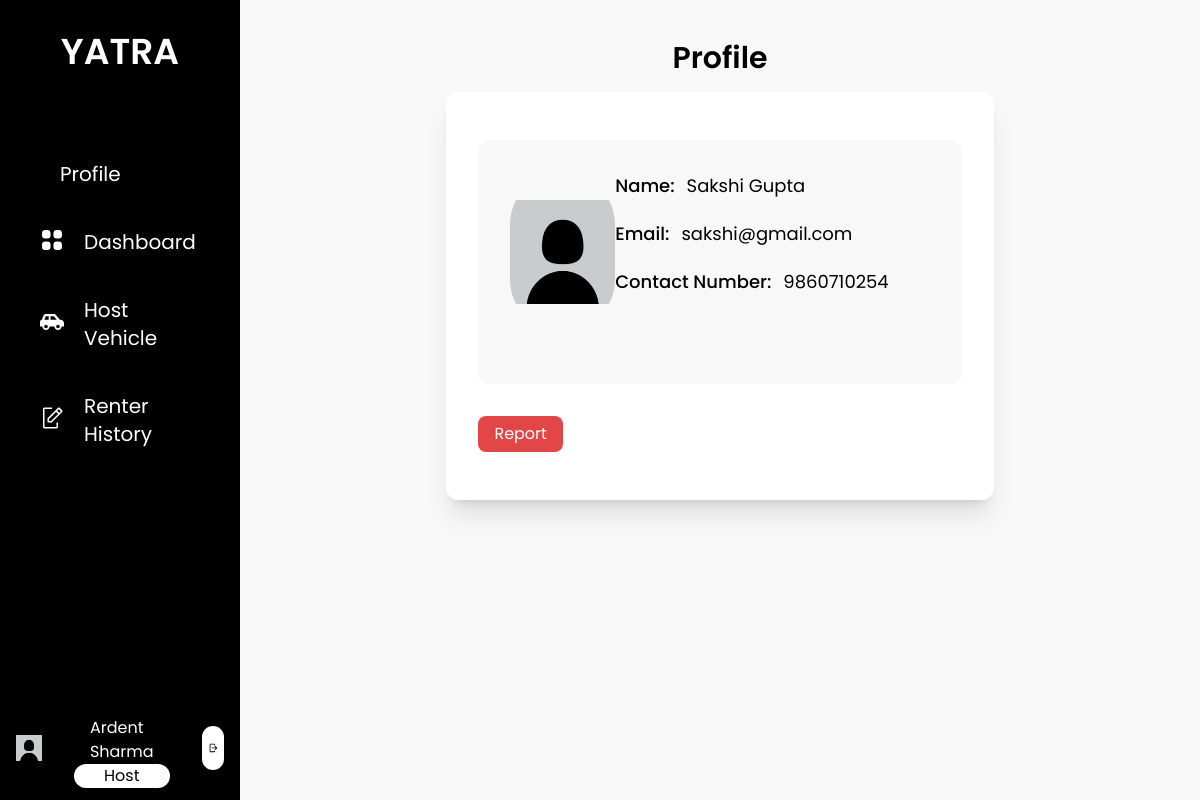
The app's page /viewprofileenduser/1 (signed in) with its own data.
### base/models.py (models this page shows, shortened)
class Host(models.Model):
    user = models.OneToOneField(User, on_delete=models.CASCADE, related_name="host")
    first_name = models.CharField(max_length=25)
    last_name = models.CharField(max_length=25)
    email = models.EmailField()
    phone_number = models.CharField(max_length=10)
    address = models.CharField(max_length=100, null= True, blank=True)
    citizenship_id = models.CharField(max_length=20, null= True, blank=True)
    citizenship = models.ImageField(upload_to='host/profile', default='default_photo.jpg')
    pic = models.ImageField(upload_to='host/profile', default='default_profile.jpg')
    is_approved = models.CharField(max_length=10, choices=status, default="Pending")
    is_blocked = models.BooleanField(default=False)

class EndUser(models.Model):
    user = models.OneToOneField(User, on_delete=models.CASCADE, related_name="enduser")
    first_name = models.CharField(max_length=25)
    last_name = models.CharField(max_length=25)
    email = models.EmailField()
    phone_number = models.CharField(max_length=10)
    citizenship_id = models.CharField(max_length=20, null= True, blank=True)
    citizenship = models.ImageField(upload_to='enduser/profile',  default='default_photo.jpg')
    license_no = models.CharField(max_length=20, null= True, blank=True)
    license = models.ImageField(upload_to='enduser/profile',  default='default_photo.jpg')
    pic = models.ImageField(upload_to='enduser/profile', default='default_profile.jpg')
    is_approved = models.CharField(max_length=10, choices=status, default="Pending")
    is_blocked = models.BooleanField(default=False)

### base/views.py (the view)
# urls.py: path('viewprofileenduser/<str:pk>', views.view_profile_enduser, name='view_profile_enduser'),
def view_profile_enduser(request, pk):
    enduser = EndUser.objects.get(id=pk)
    renthistory = Rents.objects.filter(renter=enduser, vehicle__host=request.user.host)
    context = {
        'enduser': enduser,
        'renthistory': renthistory,
    }
    return render(request, 'host/enduser_profile.html', context)

### base/templatetags/user_group.py (called while the page is built)
@register.filter(name='has_group')
def has_group(user, group_name):
    return user.groups.filter(name=group_name).exists()

### base/templates/host/enduser_profile.html (shortened to what this page needs)
{% extends 'base/base.html' %}
{% load static %}
{% load user_group %}
{% block content %}
<div class="flex flex-col h-screen px-6 py-10 w-full bg-theme">
    <p class="text-center text-3xl font-semibold pt pb-4">Profile</p>
    <div class="bg-white h-auto flex flex-col w-3/5 mx-auto py-12 rounded-xl shadow-xl">
        <div class="flex flex-row h-auto bg-theme p-8 mx-8 rounded-xl">
            <div class="w-1/4 flex items-center  h-full">
                <img src="{{ enduser.pic.url }}" style="object-fit: contain" alt="" class="mx-auto mb-5 w-40 h-40 object-cover rounded-full ">
            </div>
            <div class="flex flex-col w-3/4 text-lg">
                <div class="flex mb-5">
                    <p class="font-medium">Name:</p>
                    <p class="ml-3">{{ enduser.first_name }} {{ enduser.last_name }}</p>
                </div>
                <div class="flex mb-5">
                    <p class="font-medium">Email:</p>
                    <p class="ml-3">{{ enduser.email }}</p>
                </div>
                <div class="flex">
                    <p class="font-medium">Contact Number:</p>
                    <p class="ml-3">{{ enduser.phone_number }}</p>
                </div>
            </div>
        </div>
        <div class="flex w-full mx-8 mt-8">
            <form action="{% url 'report_user' to=enduser.user_id %}" method="get" style="margin-bottom: 0px;">
                <button type="submit" class="bg-danger px-4 py-1.5 mr-4 mb-0 text-white rounded-lg">Report</button>
            </form>
        </div>
    </div>
</div>
{% endblock content%}

### base/templates/base/base.html (shortened to what this page needs)
{% load static tailwind_tags %}
{% load user_group %}
<html lang="en">
<head>
    {% tailwind_css %}
</head>
<body class="font-poppins min-h-screen">
    <div class="flex flex-row">
        <div class="flex w-1/5 bg-black h-screen text-white">
            <div class="w-full relative">
                <div class="flex justify-center pb-8">
                    <a href="{% url 'home' %}" class="py-8">
                        <span class="text-4xl text-center font-semibold">YATRA</span>
                    </a>
                </div>
                {% if user|has_group:'host' %}
                <div class="text-xl">
                    {% with request.resolver_match.url_name as url_name %}
                    <ul class="px-4">
                        <a href="{% url 'host_profile' %}" class="nav-bar-items {% if url_name == 'host_profile' or url_name == 'host_update_profile' %}active{% endif %}">
                            <li class="nav-bar-li">
                                Profile
                            </li>
                        </a>
                        <a href="{% url 'host_dashboard' %}" class="nav-bar-items {% if url_name == 'host_dashboard' %} active {% endif %}">
                            <img src="{% static 'images/dashboard.svg' %}" alt="">
                            <li class="nav-bar-li">
                                Dashboard
                            </li>
                        </a>
                        <a href="{% url 'host_vehicles' %}" class="nav-bar-items {% if url_name == 'host_vehicles' or url_name == 'add_vehicles' %} active {% endif %}">
                            <img src="{% static 'images/Vehicle.svg' %}" alt="">
                            <li class="nav-bar-li">
                               Host Vehicle
                            </li>
                        </a>
                        <a href="{% url 'rented_history' %}" class="nav-bar-items{% if url_name == 'rented_history' or url_name == 'report_user' %} active {% endif %}">
                            <img src="{% static 'images/request.svg' %}" alt="">
                            <li class="nav-bar-li">
                                Renter History
                            </li>
                        </a>
                    </ul>
                    {% endwith %}
                </div>
                <div class="flex flex-row absolute bottom-0 justify-evenly py-3 px-4 w-full">
                    <a href="{% url 'host_profile' %}" class=" ">
                        <img src="{% static 'images/default_profile.jpg' %}" style="object-fit: contain" alt="" class="w-20 h-20 object-cover rounded-full ">
                    </a>
                    <div class="flex flex-col px-8 justify-evenly">
                        <p class="text-generalBackground px-4 mt-2 ">{{ user.host.first_name }} {{ user.host.last_name }}</p>
                        <p class="text-gray px-4 text-center rounded-xl bg-white text-black py-0.75 ">Host</p>
                    </div>
                    <div class="ml-auto my-auto flex-end p-1.5 bg-white rounded-full">
                        <a href="{% url 'logout' %}">
                            <img src="{% static 'images/logout.svg' %}" alt="" class="h-8">
                        </a>
                    </div>
                </div>
                {% endif %}
            </div>
        </div>
        <div class="flex w-4/5 h-screen relative overflow-y-auto">
            {% block content %}
            {% endblock content%}
        </div>
    </div>
</body>
</html>

### records on screen
EndUser: pic (placeholder picture), first_name "Sakshi", last_name "Gupta", email "sakshi@gmail.com", phone_number "9860710254"

### other values on screen
{{ user.host.first_name }} "Ardent"
{{ user.host.last_name }} "Sharma"
